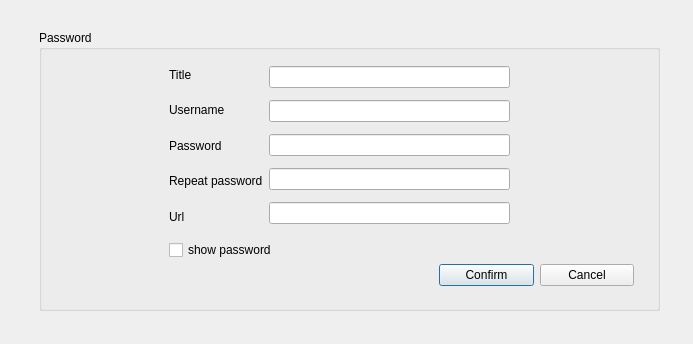
<?xml version="1.0" encoding="UTF-8"?>
<ui version="4.0">
 <class>AddForm</class>
 <widget class="QDialog" name="AddForm">
  <property name="geometry">
   <rect>
    <x>0</x>
    <y>0</y>
    <width>693</width>
    <height>344</height>
   </rect>
  </property>
  <property name="windowTitle">
   <string>Password manager</string>
  </property>
  <widget class="QGroupBox" name="groupBox">
   <property name="geometry">
    <rect>
     <x>39</x>
     <y>30</y>
     <width>621</width>
     <height>281</height>
    </rect>
   </property>
   <property name="title">
    <string>Password</string>
   </property>
   <widget class="QCheckBox" name="checkBox">
    <property name="geometry">
     <rect>
      <x>130</x>
      <y>210</y>
      <width>121</width>
      <height>20</height>
     </rect>
    </property>
    <property name="text">
     <string>show password</string>
    </property>
   </widget>
   <widget class="QWidget" name="layoutWidget">
    <property name="geometry">
     <rect>
      <x>130</x>
      <y>30</y>
      <width>341</width>
      <height>171</height>
     </rect>
    </property>
    <layout class="QHBoxLayout" name="horizontalLayout">
     <item>
      <layout class="QVBoxLayout" name="verticalLayout">
       <item>
        <widget class="QLabel" name="label">
         <property name="text">
          <string>Title</string>
         </property>
        </widget>
       </item>
       <item>
        <widget class="QLabel" name="label_2">
         <property name="text">
          <string>Username</string>
         </property>
        </widget>
       </item>
       <item>
        <widget class="QLabel" name="label_3">
         <property name="text">
          <string>Password</string>
         </property>
        </widget>
       </item>
       <item>
        <widget class="QLabel" name="label_4">
         <property name="text">
          <string>Repeat password</string>
         </property>
        </widget>
       </item>
       <item>
        <widget class="QLabel" name="label_5">
         <property name="text">
          <string>Url</string>
         </property>
        </widget>
       </item>
      </layout>
     </item>
     <item>
      <layout class="QVBoxLayout" name="verticalLayout_2">
       <item>
        <widget class="QLineEdit" name="lineEdit_title"/>
       </item>
       <item>
        <widget class="QLineEdit" name="lineEdit_username"/>
       </item>
       <item>
        <widget class="QLineEdit" name="lineEdit_password">
         <property name="echoMode">
          <enum>QLineEdit::Password</enum>
         </property>
        </widget>
       </item>
       <item>
        <widget class="QLineEdit" name="lineEdit_repeat">
         <property name="echoMode">
          <enum>QLineEdit::Password</enum>
         </property>
        </widget>
       </item>
       <item>
        <widget class="QLineEdit" name="lineEdit_url"/>
       </item>
      </layout>
     </item>
    </layout>
   </widget>
   <widget class="QWidget" name="layoutWidget">
    <property name="geometry">
     <rect>
      <x>400</x>
      <y>230</y>
      <width>195</width>
      <height>30</height>
     </rect>
    </property>
    <layout class="QHBoxLayout" name="horizontalLayout_2">
     <item>
      <widget class="QPushButton" name="pushButton">
       <property name="text">
        <string>Confirm</string>
       </property>
      </widget>
     </item>
     <item>
      <widget class="QPushButton" name="pushButton_cancel">
       <property name="text">
        <string>Cancel</string>
       </property>
      </widget>
     </item>
    </layout>
   </widget>
  </widget>
 </widget>
 <resources/>
 <connections/>
</ui>
